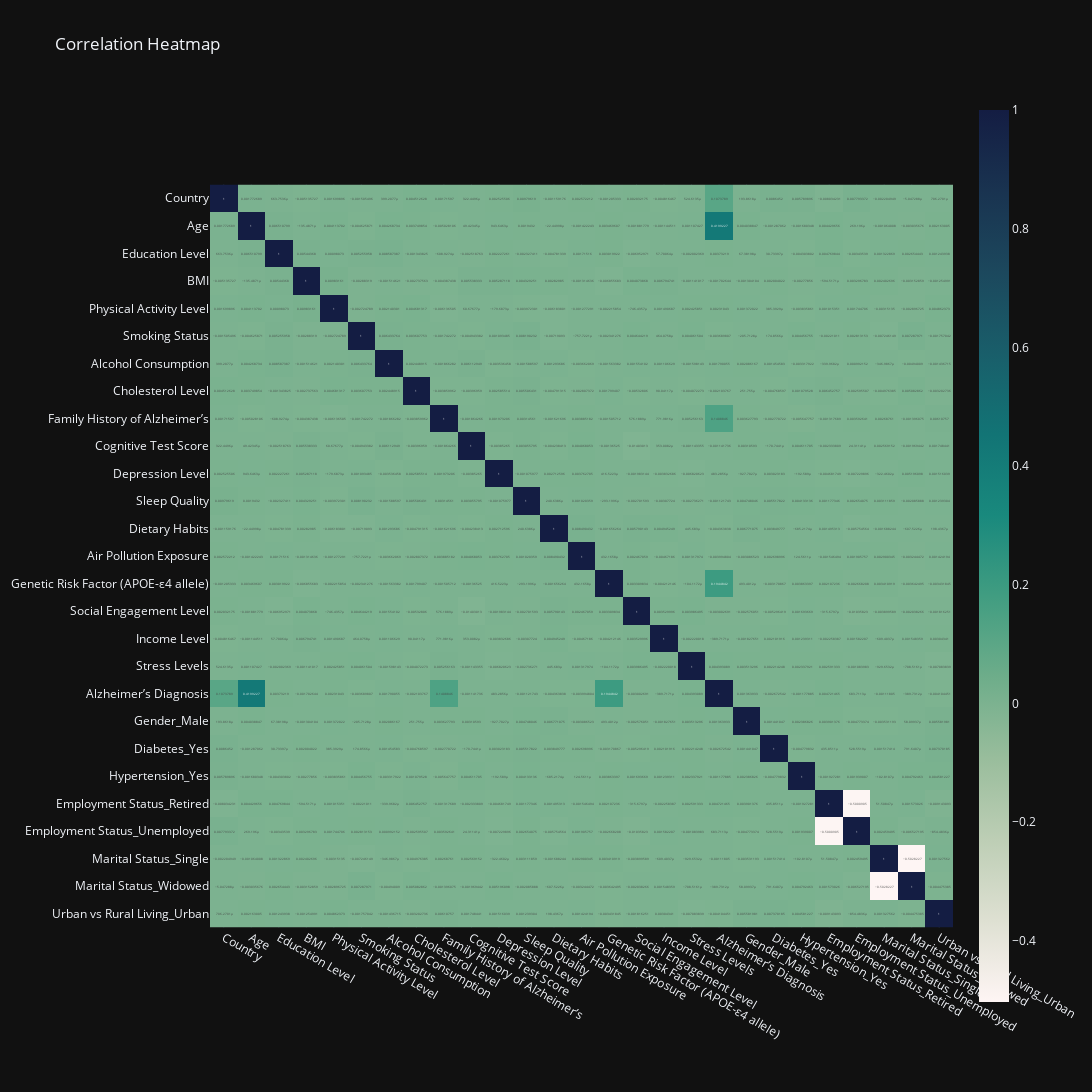

Notebook source saved alongside this figure:
### Markdown cell above
### 3.1. Visualización de correlaciones

### Code cell
import plotly.express as px

fig = px.imshow(df_Normalizado.corr(), 
                text_auto=True, 
                color_continuous_scale = "tempo",  
                template='plotly_dark',
                title="Correlation Heatmap")
fig.update_layout(
    width=1260, 
    height=1260  
)
fig.show()

### Figure 1 — Plotly figure (JSON) as saved in the notebook; plotly's stock layout.template omitted (floating-point values rounded to 4 significant figures; data arrays with more than 128 entries replaced by an {"elided": "..."} marker saying what was removed)
{"data": [{"coloraxis": "coloraxis", "hovertemplate": "x: %{x}<br>y: %{y}<br>color: %{z}<extra></extra>", "name": "0", "texttemplate": "%{z}", "type": "heatmap", "x": ["Country", "Age", "Education Level", "BMI", "Physical Activity Level", "Smoking Status", "Alcohol Consumption", "Cholesterol Level", "Family History of Alzheimer’s", "Cognitive Test Score", "Depression Level", "Sleep Quality", "Dietary Habits", "Air Pollution Exposure", "Genetic Risk Factor (APOE-ε4 allele)", "Social Engagement Level", "Income Level", "Stress Levels", "Alzheimer’s Diagnosis", "Gender_Male", "Diabetes_Yes", "Hypertension_Yes", "Employment Status_Retired", "Employment Status_Unemployed", "Marital Status_Single", "Marital Status_Widowed", "Urban vs Rural Living_Urban"], "xaxis": "x", "y": ["Country", "Age", "Education Level", "BMI", "Physical Activity Level", "Smoking Status", "Alcohol Consumption", "Cholesterol Level", "Family History of Alzheimer’s", "Cognitive Test Score", "Depression Level", "Sleep Quality", "Dietary Habits", "Air Pollution Exposure", "Genetic Risk Factor (APOE-ε4 allele)", "Social Engagement Level", "Income Level", "Stress Levels", "Alzheimer’s Diagnosis", "Gender_Male", "Diabetes_Yes", "Hypertension_Yes", "Employment Status_Retired", "Employment Status_Unemployed", "Marital Status_Single", "Marital Status_Widowed", "Urban vs Rural Living_Urban"], "yaxis": "y", "z": {"elided": "27x27 float values"}}], "layout": {"coloraxis": {"colorscale": [[0, "rgb(254, 245, 244)"], [0.09091, "rgb(222, 224, 210)"], [0.1818, "rgb(189, 206, 181)"], [0.2727, "rgb(153, 189, 156)"], [0.3636, "rgb(110, 173, 138)"], [0.4545, "rgb(65, 157, 129)"], [0.5455, "rgb(25, 137, 125)"], [0.6364, "rgb(18, 116, 117)"], [0.7273, "rgb(25, 94, 106)"], [0.8182, "rgb(28, 72, 93)"], [0.9091, "rgb(25, 51, 80)"], [1, "rgb(20, 29, 67)"]]}, "height": 1260, "title": {"text": "Correlation Heatmap"}, "width": 1260, "xaxis": {"anchor": "y", "constrain": "domain", "domain": [0, 1], "scaleanchor": "y"}, "yaxis": {"anchor": "x", "autorange": "reversed", "constrain": "domain", "domain": [0, 1]}}}
